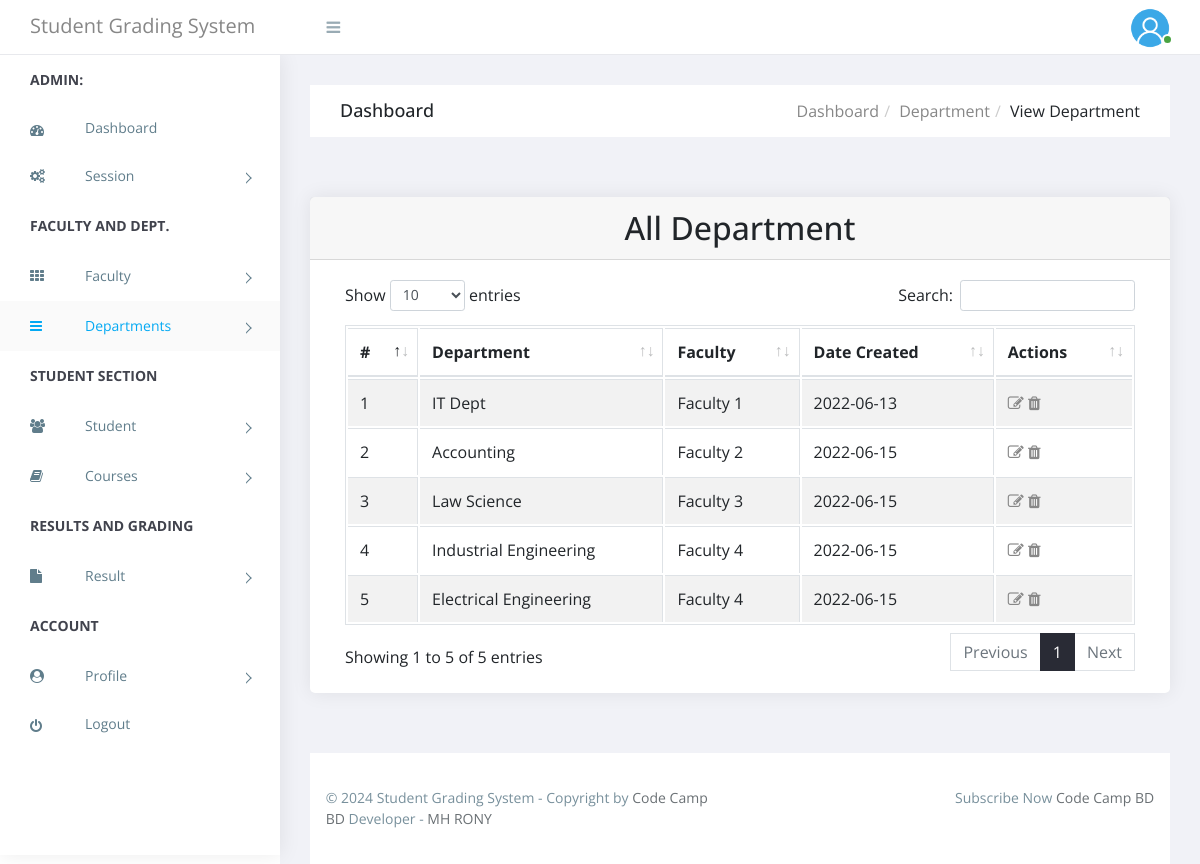
/School-Guide-Management-System-in-PHP/superAdmin/viewDepartment.php, run on the app's committed database.
### tables this page shows
CREATE TABLE `tbldepartment` (
  `Id` int(20) NOT NULL,
  `departmentName` varchar(255) NOT NULL,
  `facultyId` int(20) NOT NULL,
  `dateCreated` varchar(255) NOT NULL
);

CREATE TABLE `tblfaculty` (
  `Id` int(20) NOT NULL,
  `facultyName` varchar(255) NOT NULL,
  `dateCreated` varchar(255) NOT NULL
);

### School-Guide-Management-System-in-PHP/superAdmin/viewDepartment.php (the view, shortened to what this page needs)
<?php
    include('../includes/session.php');
  ?>
<!doctype html>
 <html class="no-js" lang="">
<head>
    <link rel="stylesheet" href="https://cdn.jsdelivr.net/npm/normalize.css@8.0.0/normalize.min.css">
    <link rel="stylesheet" href="https://cdn.jsdelivr.net/npm/bootstrap@4.1.3/dist/css/bootstrap.min.css">
    <link rel="stylesheet" href="https://cdn.jsdelivr.net/npm/font-awesome@4.7.0/css/font-awesome.min.css">
    <link rel="stylesheet" href="https://cdn.jsdelivr.net/gh/lykmapipo/themify-icons@0.1.2/css/themify-icons.css">
    <link rel="stylesheet" href="https://cdn.jsdelivr.net/npm/pixeden-stroke-7-icon@1.2.3/pe-icon-7-stroke/dist/pe-icon-7-stroke.min.css">
    <link rel="stylesheet" href="https://cdnjs.cloudflare.com/ajax/libs/flag-icon-css/3.2.0/css/flag-icon.min.css">
    <link rel="stylesheet" href="../assets/css/cs-skin-elastic.css">
    <link rel="stylesheet" href="../assets/css/lib/datatable/dataTables.bootstrap.min.css">
    <link rel="stylesheet" href="../assets/css/style2.css">
</head>
<body>
    <?php $page="department"; include 'includes/leftMenu.php';?>
    <div id="right-panel" class="right-panel">
            <?php include 'includes/header.php';?>
        <div class="breadcrumbs">
            <div class="breadcrumbs-inner">
                <div class="row m-0">
                    <div class="col-sm-4">
                        <div class="page-header float-left">
                            <div class="page-title">
                                <h1>Dashboard</h1>
                            </div>
                        </div>
                    </div>
                    <div class="col-sm-8">
                        <div class="page-header float-right">
                            <div class="page-title">
                                <ol class="breadcrumb text-right">
                                    <li><a href="#">Dashboard</a></li>
                                    <li><a href="#">Department</a></li>
                                    <li class="active">View Department</li>
                                </ol>
                            </div>
                        </div>
                    </div>
                </div>
            </div>
        </div>
        <div class="content">
            <div class="animated fadeIn">
                <div class="row">
                    <div class="col-lg-12">
                    </div>
                    <div class="col-md-12">
                        <div class="card">
                            <div class="card-header">
                                <strong class="card-title"><h2 align="center">All Department</h2></strong>
                            </div>
                            <div class="card-body">
                                <table id="bootstrap-data-table" class="table table-hover table-striped table-bordered">
                                   <thead>
                                        <tr>
                                            <th>#</th>
                                            <th>Department</th>
                                            <th>Faculty</th>
                                            <th>Date Created</th>
                                            <th>Actions</th>
                                            </tr>
                                    </thead>
                                    <tbody>
                            <?php
        $ret=mysqli_query($con,"SELECT tbldepartment.Id, tbldepartment.departmentName,tbldepartment.dateCreated, tblfaculty.facultyName
        from tbldepartment
        INNER JOIN tblfaculty ON tblfaculty.Id = tbldepartment.facultyId");
        $cnt=1;
        while ($row=mysqli_fetch_array($ret)) {
                            ?>
                <tr>
                <td><?php echo $cnt;?></td>
                <td><?php  echo $row['departmentName'];?></td>
                <td><?php  echo $row['facultyName'];?></td>
                <td><?php  echo $row['dateCreated'];?></td>
                <td><a href="editDepartment.php?editid=<?php echo $row['Id'];?>" title="Edit Department"><i class="fa fa-edit fa-1x"></i></a>
                <a onclick="return confirm('Are you sure you want to delete?')" href="deleteDepartment.php?delid=<?php echo $row['Id'];?>" title="Delete Department"><i class="fa fa-trash fa-1x"></i></a></td>
                </tr>
                <?php
                $cnt=$cnt+1;
                }?>
                                    </tbody>
                                </table>
                            </div>
                        </div>
                    </div>
            </div>
        </div>
    </div>
        <?php include 'includes/footer.php';?>
</div>
</body>
</html>

### School-Guide-Management-System-in-PHP/assets/css/style2.css (style rules this page uses)
body { display: table; font-family: "Open Sans", sans-serif; font-size: 16px; width: 100%; }
a, button { text-decoration: none; outline: none !important; color: #878787; -webkit-transition: all 0.25s ease; transition: all 0.25s ease; }
h1, h2, h3, h4, h5, h6 { margin: 0; }
ul, ol { padding-left: 0; }
.right-panel { background: #f1f2f7; margin-left: 280px; margin-top: 55px; }
.right-panel .breadcrumbs { float: left; margin-top: 30px; padding: 0 1.875em; width: 100%; }
.right-panel .breadcrumbs .breadcrumbs-inner { background-color: #fff; }
.right-panel .page-header { min-height: 50px; margin: 0px; padding: 0px 15px; background: #ffffff; border-bottom: 0px; }
.right-panel .page-header h1 { font-size: 18px; padding: 15px 0; }
.right-panel .page-header .breadcrumb { margin: 0px; padding: 13.5px 0; background: #fff; text-transform: capitalize; }
.right-panel .page-header .breadcrumb > li + li:before { padding: 0 5px; color: #ccc; content: "/\00a0"; }
.content { float: left; padding: 1.875em; width: 100%; }
.card { margin-bottom: 1.875em; border-radius: 5px; padding: 0; border: 0px solid transparent; -webkit-box-shadow: 0 0 20px rgba(0, 0, 0, 0.08); box-shadow: 0 0 20px rgba(0, 0, 0, 0.08); }
.card .card-body { float: left; padding: 1.25em; position: relative; width: 100%; }
@media (max-width: 1368px) { .card-body { padding: 15px; } }

### data on the page
tbldepartment: departmentName "IT Dept", facultyId.facultyName "Faculty 1", dateCreated "2022-06-13"
tbldepartment: departmentName "Accounting", facultyId.facultyName "Faculty 2", dateCreated "2022-06-15"
tbldepartment: departmentName "Law Science", facultyId.facultyName "Faculty 3", dateCreated "2022-06-15"
tbldepartment: departmentName "Industrial Engineering", facultyId.facultyName "Faculty 4", dateCreated "2022-06-15"
tbldepartment: departmentName "Electrical Engineering", facultyId.facultyName "Faculty 4", dateCreated "2022-06-15"
